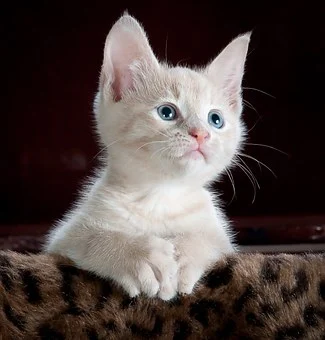
#> input picture photos/cat1.jpg, 325 x 340 px
$ python contours.py
#> lines starting #> are read from the running program, lines starting #| are printed output that depends on the picture; after the words box and inside, x2 and y2 are one past the last pixel; in counts of white or black regions, pixels touching at a corner belong together
import cv2 as cv
import numpy as np

img = cv.imread('photos/cat1.jpg')
#> img is the input picture: shape (340, 325, 3); mean B, G, R 64.3, 67, 78.6
cv.imshow('Cats', img)

blankImg = np.zeros(img.shape, dtype='uint8')
# [7 lines of commented-out code are left out]
### ### ### ### ### ###

gray = cv.cvtColor(img, cv.COLOR_BGR2GRAY)
# cv.imshow('Cat Gray', gray)

blur = cv.GaussianBlur(gray, (5,5), cv.BORDER_DEFAULT)
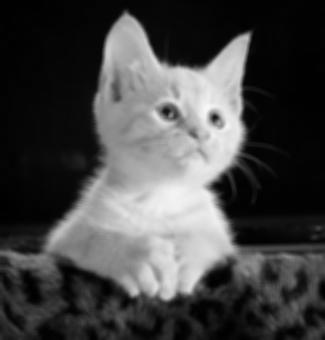
#> blur: shape (340, 325); min 0, max 247, mean 70.2

canny = cv.Canny(blur, 125, 175)
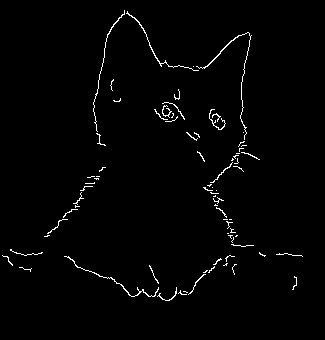
#> canny: shape (340, 325); 1.5% white in thin lines or dots, all inside (x1, y1, x2, y2) = (2, 10, 303, 301)
cv.imshow('Cat Canny', canny)

ret, thresh = cv.threshold(gray, 127, 255, 0)
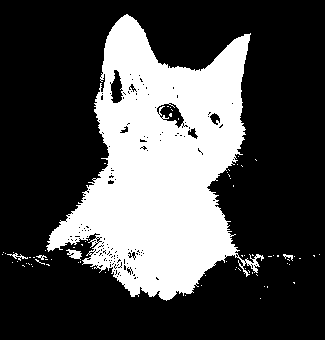
#> thresh: shape (340, 325); 29.7% white; 74 white regions (69 under 20 px)
# cv.imshow('Cat thresh', thresh)

# contours, hierarchy = cv.findContours(canny, cv.RETR_TREE, cv.CHAIN_APPROX_SIMPLE)
contours, hierarchy = cv.findContours(thresh, cv.RETR_LIST, cv.CHAIN_APPROX_SIMPLE)
#> contours = 312 contours, 300 with area under 20; largest, box (x1, y1, x2, y2) and area: (46, 14, 264, 301) 32978, (156, 102, 185, 129) 391, (110, 69, 124, 104) 302, (209, 112, 221, 126) 88, (66, 249, 82, 260) 78
print(f'{len(contours)} contours found!')
#| 312 contours found!

# Draw contours
cv.drawContours(blankImg, contours, -1, (255,0,0), 1)
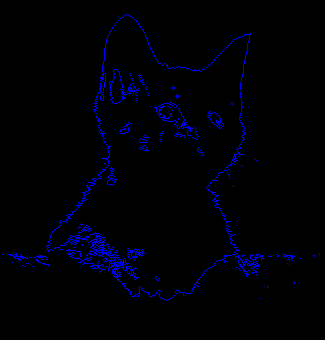
#> blankImg: shape (340, 325, 3); mean of channels 0, 1, 2 6.7, 0, 0; drawn as B, G, R
cv.imshow('Cat thresh', blankImg)

# press 0 to exit
cv.waitKey(0)
cv.destroyAllWindows()
